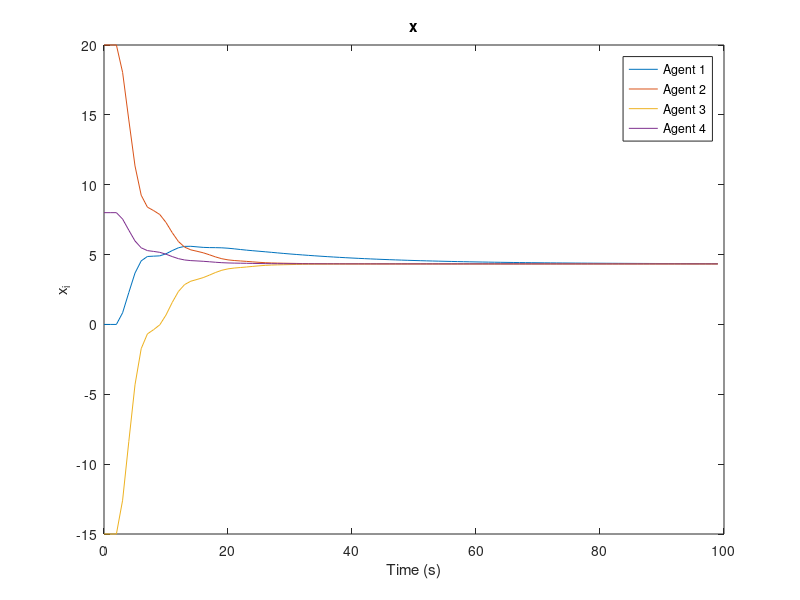
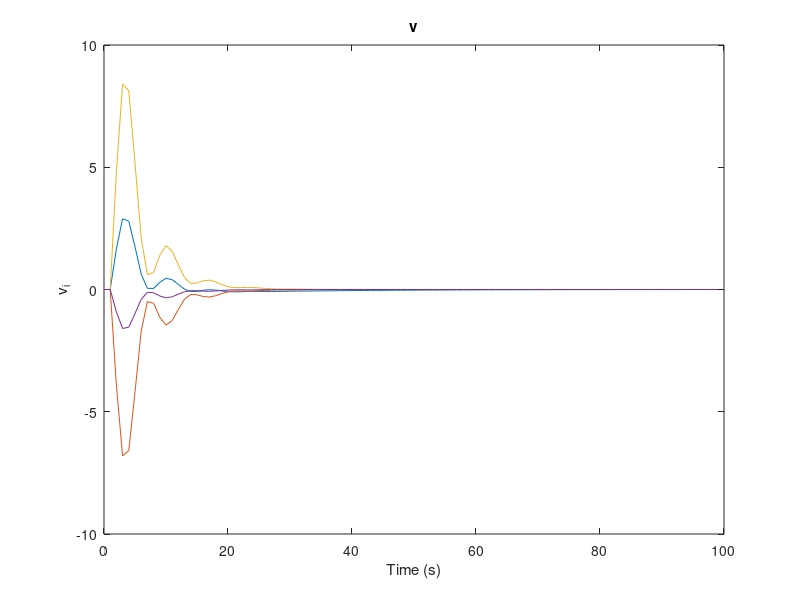
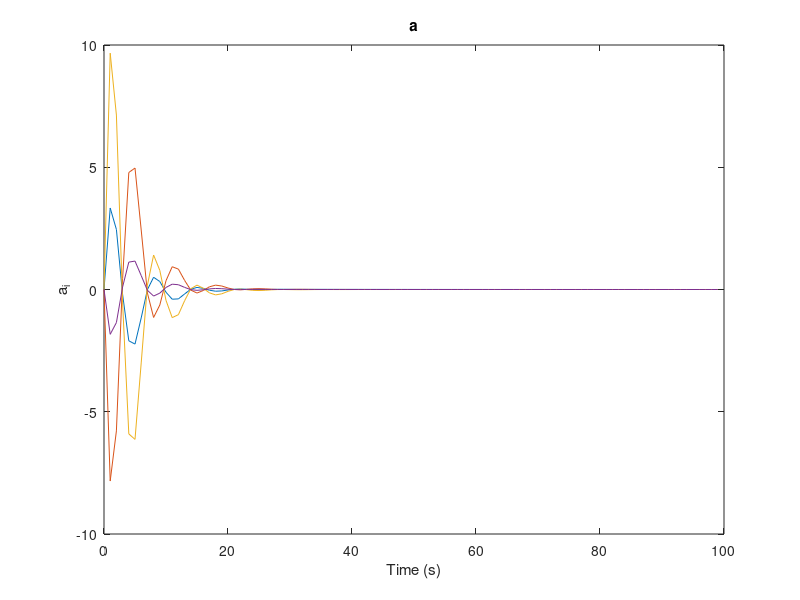
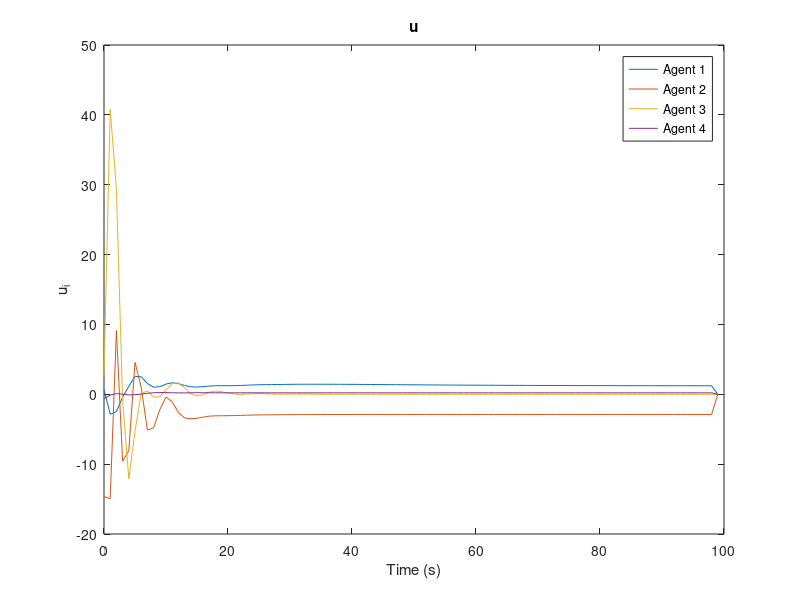

MATLAB code for these plots, in order:
clear all;
close all;
clc;

%% Parameters
N = 4;
sigma = 3;
T = 2;
steps = 100;
dt = 0.5;

%% Communication topology
A = [0 1 0 0;
     0 0 1 1;
     0 1 0 1;
     0 1 1 0];

%% Control parameters
alpha1 = 0.0402;
alpha2 = 0.0079;
beta1 = 3.3333;
beta2 = 2.5000;

%% State initialization
x = zeros(steps, N);
v = zeros(steps, N);
a = zeros(steps, N);
u = zeros(steps, N);

%% Auxiliary states
omega_hat = zeros(N, sigma);
b_hat = zeros(N, sigma);
s = zeros(N, 1);

%% Initial conditions
x(1,:) = [0, 20, -15, 8];
v(1,:) = [0, 0, 0, 0];
a(1,:) = [0, 0, 0, 0];
u(1,:) = [0, 0, 0, 0];

%% Gain matrices
K1 = 10 * eye(N);
K2 = 5 * eye(N);
gamma = 1;

%% Main simulation loop
for t = 1:steps-1
    for i = 1:N
        neighbors = find(A(i, :) == 1);
        xi = x(t, i);
        vi = v(t, i);
        ai = a(t, i);

        sum_x = 0;
        sum_v = 0;
        sum_a = 0;

        for k = neighbors
            sum_x = sum_x + (xi - x(t, k));
            sum_v = sum_v + (vi - v(t, k));
            sum_a = sum_a + (ai - a(t, k));
        end

        switch i
            case 1
                fi = 3 * xi * sin(xi) + 8 * ai;
                gi = 10;
            case 2
                fi = 8 * cos(vi) * xi - 3 * ai;
                gi = 12;
            case 3
                fi = 2 * xi * ai - 2 * vi + 4 * sin(ai);
                gi = 7;
            case 4
                fi = 2 * sin(xi);
                gi = 9;
        end

        ui = ( - (T^2 / 12) * sum_x ...
               - alpha1 * sum_v ...
               - alpha2 * sum_a ...
               - fi ...
               - beta1 * vi ...
               - beta2 * ai ) / gi;
        u(t, i) = ui;

        a(t+1, i) = a(t, i) + dt * (fi + gi * ui);
        v(t+1, i) = v(t, i) + dt * a(t, i);
        x(t+1, i) = x(t, i) + dt * v(t, i);
    end
end

%% Plots
time = 0:steps-1;

figure;
plot(time, x);
title('x');
xlabel('Time (s)');
ylabel('x_i');
legend('Agent 1', 'Agent 2', 'Agent 3', 'Agent 4');

figure;
plot(time, v);
title('v');
xlabel('Time (s)');
ylabel('v_i');

figure;
plot(time, a);
title('a');
xlabel('Time (s)');
ylabel('a_i');

figure;
plot(time, u);
title('u');
xlabel('Time (s)');
ylabel('u_i');
legend('Agent 1', 'Agent 2', 'Agent 3', 'Agent 4');
